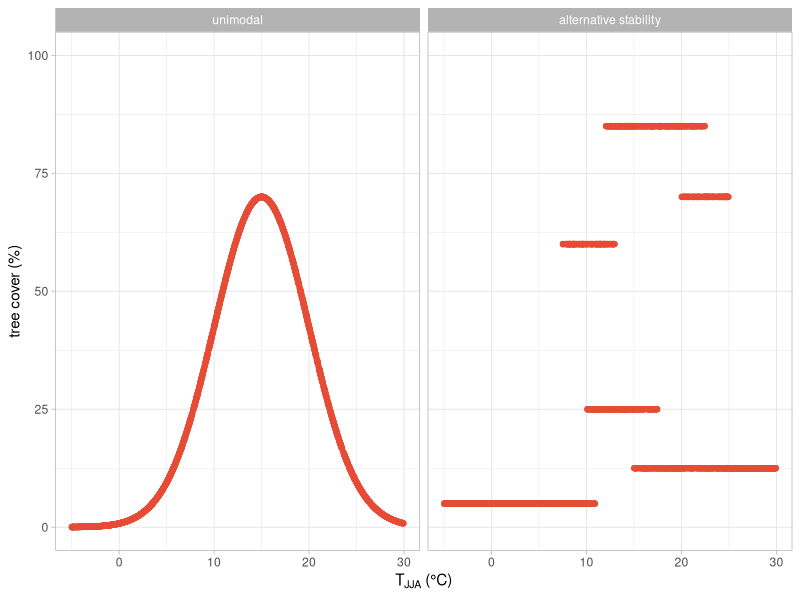

This chart was generated by the following R code: (Note: this script raises an error after producing the figure.)
#make model figures
rm(list = ls())
library(tidyverse)

#make model surrogates
temp <- runif(2500, -5, 30)


#unimodal
# GAUSSIAN ####
a <- 70 #highest value
b <- 15 #position of center
c <- 5  #SD

uni <- a*exp(-(((temp-b)^2)/(2*c^2)))

#ASS
#large
# 
# get_biome <- function(temperature){
#   intervals <- c(2,11,12,13,16,17.5,21,24,100)
#   possible_biomes <- list(c("tundra"),
#                           c("tundra","savanna1"),
#                           c("tundra","boreal_forest","savanna1"),
#                           c("boreal_forest","tundra"),
#                           c("boreal_forest","tundra","steppe"),
#                           c("steppe","boreal_forest"),
#                           c("steppe","boreal_forest","savanna2"),
#                           c("steppe","savanna2"),
#                           c("steppe"))
#   interval_fit <- min(which(temperature <= intervals))
#   matches <- possible_biomes[[interval_fit]]
#   biome <- sample(matches,1)
#   if(length(matches) == 1) biome <- matches
#   return(biome)
# }
# 
# biome <- sapply(temp,get_biome)
# translation <- c(5,55,70,85,12)
# name <- c("tundra","savanna1","savanna2","boreal_forest","steppe")

# 
get_biome <- function(temperature){
  intervals <- c(7.5,10,11,12,13,15,17.5,20,22.5,25,100)
  possible_biomes <- list(c("tundra"),
                          c("tundra","savanna1"),
                          c("tundra","savanna2","savanna1"),
                          c("savanna1","savanna2"),
                          c("boreal_forest","savanna2","savanna1"),
                          c("savanna2","boreal_forest"),
                          c("steppe","boreal_forest","savanna2"),
                          c("steppe","boreal_forest"),
                          c("boreal_forest","steppe","savanna3"),
                          c("savanna3","steppe"),
                          c("steppe"))
  interval_fit <- min(which(temperature <= intervals))
  matches <- possible_biomes[[interval_fit]]
  biome <- sample(matches,1)
  if(length(matches) == 1) biome <- matches
  return(biome)
}

biome <- sapply(temp,get_biome)

#biome information
name <- c("tundra","savanna1","savanna2","savanna3","boreal_forest","steppe")
translation <- c(5,60,25,70,85,12.5)



ASS <- translation[match(biome,name)]
#make df
surrogates <- data.frame(TJJA = temp,
                        tree_uni = uni,
                        tree_paleoREVEALStip = ASS) %>% 
  pivot_longer(cols = 2:3,
               names_to = "surrogate",
               values_to = "TC")

ggplot(surrogates,
       aes(TJJA,
           TC))+
  geom_point(col = ggsci::pal_npg()(1))+
  facet_wrap(.~factor(surrogate,
                      levels = c("tree_uni","tree_paleoREVEALStip"),
                      labels = c("unimodal","alternative stability")))+
  theme_light()+
  ylim(c(0,100))+
  labs(x = expression(T[JJA]*" (°C)"),
       y = "tree cover (%)")


ggsave("output/figures/publication/surrogate_models.png",
       width = 7.16,
       height = 3,
       dpi = 300)

ggsave("output/figures/publication/surrogate_models.pdf",
       width = 7.16,
       height = 3,
       dpi = 300)
